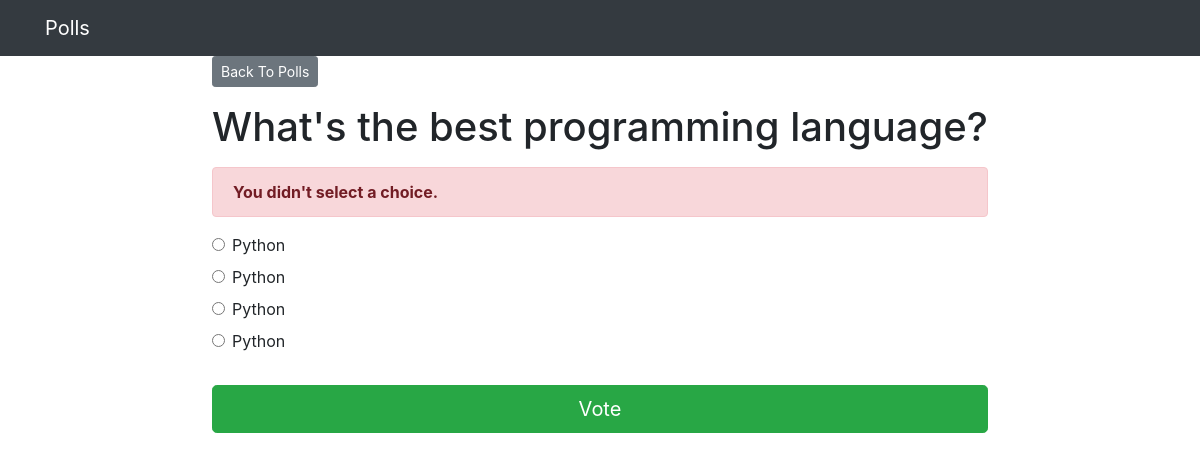
The page /1/vote/ on the database its author committed.
### polls/models.py (models this page shows, shortened)
class Question(models.Model): # creating models represented by a class
    question_text = models.CharField(max_length = 250) # each class variable correspond to a column
    publication_date  = models.DateTimeField('date')

class Choice(models.Model):
    question = models.ForeignKey(Question, on_delete=models.CASCADE) # associating each Choice with a Question
    choice_text = models.CharField(max_length = 200)
    votes = models.IntegerField(default = 0)

### polls/views.py (the view)
# urls.py: path('<int:question_id>/vote/', views.vote, name='vote'),
def vote(request, question_id):
    question = get_object_or_404(Question, pk = question_id)
    try:
        choice = question.choice_set.get(pk=request.POST['choice'])
    except(KeyError,Choice.DoesNotExist): # exception, when no option is choosen
       return  render(request, 'polls/detail.html', {
            'question': question,
            'error_message': "You didn't select a choice.",})
    else:
        choice.votes += 1
        choice.save()
        return HttpResponseRedirect(reverse('polls:results',args = (question.id,)))

### polls/templates/polls/detail.html (shortened to what this page needs)
{% extends 'base.html' %}
{% block content %}
<a class ="btn btn-secondary btn-sm mb-3" href ="{% url 'polls:index_page' %}">Back To Polls</a>
<h1 class ="text-center mb-3">{{ question.question_text }}</h1>
{% if error_message %}
<p class ="alert alert-danger">
    <strong>{{ error_message }}</strong>
</p>
{% endif %}
<form action ="{% url 'polls:vote' question.id %}" method ="post">
    {% for choice in question.choice_set.all %}
    <div class ="form-check">
        <input type ="radio" name ="choice" class ="form-check-input" id ="choice{{ forloop.counter }}"
            value ="{{ choice.id }}" />
        <label for ="choice{{ forloop.counter }}">{{ choice.choice_text }}</label>
    </div>
    {% endfor %}
    <input type ="submit" value ="Vote" class ="btn btn-success btn-lg btn-block mt-4" />
</form>
{% endblock %}

### rows shown on the page
Question: question_text "What's the best programming language?"
Choice: choice_text "Python"
Choice: choice_text "Python"
Choice: choice_text "Python"
Choice: choice_text "Python"

### other values the page prints
{{ error_message }} "You didn't select a choice."
